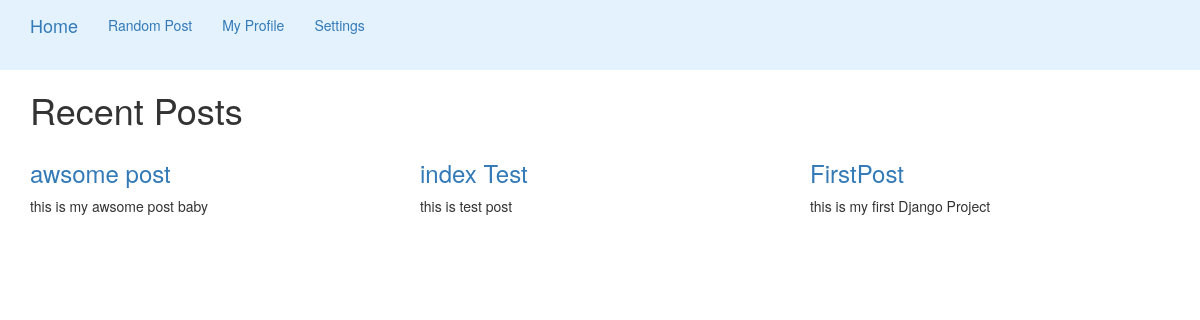
The app's page /, older data.
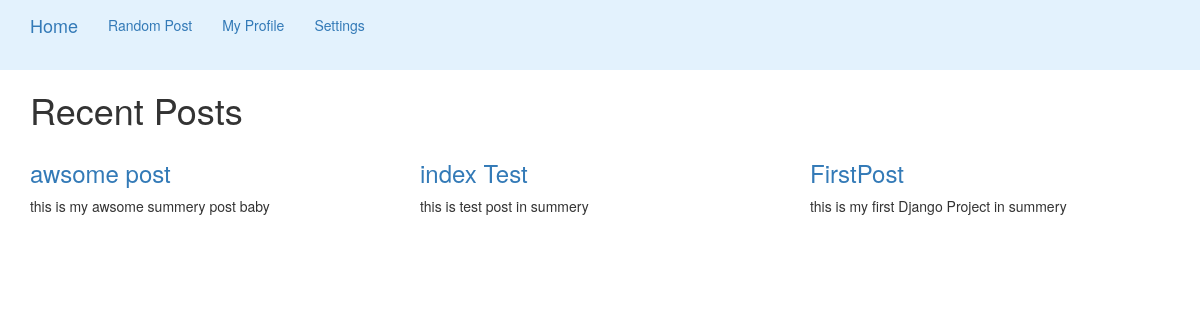
The same page, newer data.
### blog/models.py (models this page shows, shortened)
class Post(models.Model):
    title = models.CharField(max_length=255)
    slug = models.SlugField(max_length=255, unique=True)
    summery = models.CharField(max_length=300)
    content = models.TextField()
    publish = models.BooleanField(default=True)
    created = models.DateTimeField(auto_now_add=True)
    image = models.ImageField(upload_to='img')
    class Meta:
        ordering = ['-created']

### blog/views.py (the view)
# urls.py: url(r'^$', blog_views.index),
def index(request):
    posts = Post.objects.all()
    return render(request, 'index.html', {'posts': posts})

### blog/templates/index.html
{% extends 'base.html' %}
    {% block content %}
        <div class="container">
            <div class="row">
                <div class="col-md-12">
                    <h1 class="thin center">Recent Posts</h1>
                </div>
                   {% for post in posts %}
                        <div class="col-md-4">
                            <div class="card">
                                <div class="card-header" style="background-image:url({{ post.image.url }});">
                                    <h3 class="post-title"><a href="/post/{{ post.slug }}">{{ post.title }}</a> </h3>
                                </div>
                                <p>{{ post.summery }}</p>
                            </div>
                        </div>
                   {% endfor %}
            </div>
        </div>
    {% endblock %}

Row changes from the older to the newer data that the page shows:
changed Post "awsome post": summery "this is my awsome post baby" → "this is my awsome summery post baby"
changed Post "index Test": summery "this is test post" → "this is test post in summery"
changed Post "FirstPost": summery "this is my first Django Project" → "this is my first Django Project in summery"
